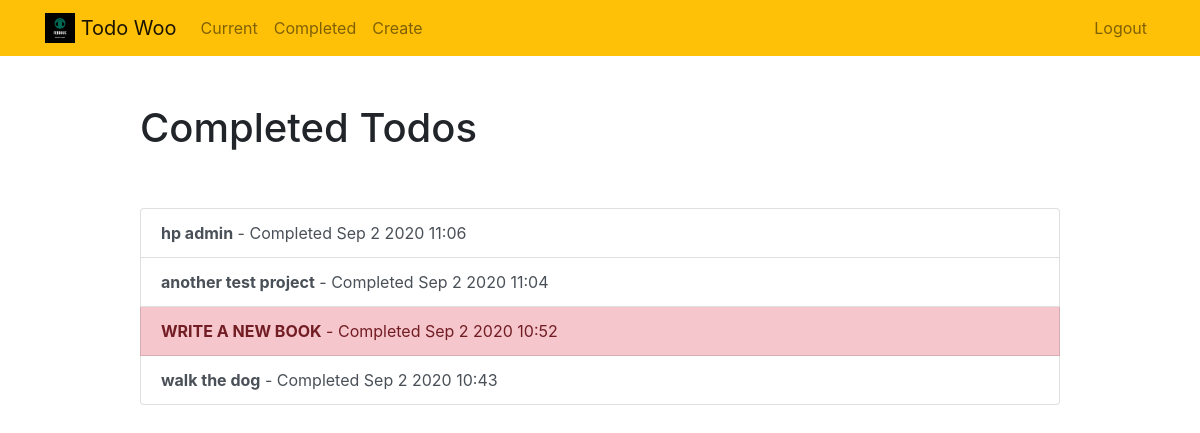
Page /todo/completed/ (signed in) on the earlier database version.
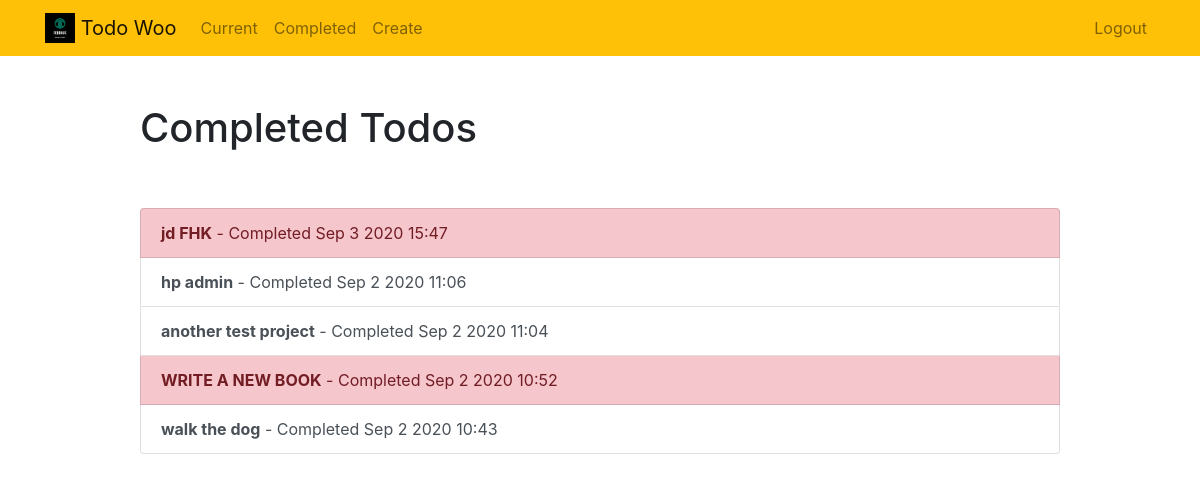
Same page on the later database version.
### todo/models.py (models this page shows, shortened)
class Todo(models.Model):
    title=models.CharField(max_length=150)
    memo=models.TextField(blank=True)
    important=models.BooleanField(default=False)
    created = models.DateTimeField(auto_now_add=True)
    datecompleted=models.DateTimeField(null=True,blank=True)
    user=models.ForeignKey(User,on_delete=models.CASCADE)

### todo/views.py (the view)
# urls.py: path('completed/', views.completedtodos, name='completedtodos')
@login_required
def completedtodos(request):
    todos= Todo.objects.filter(user=request.user,datecompleted__isnull=False).order_by('-datecompleted')
    return render(request,'todo/completed.html',{'todos':todos})

### todo/templates/todo/completed.html
{% extends "todo/base.html" %}
{% block content %}
    <div class="row justify-content-center mt-5">
        <div class="col-md-10">
            <h1>Completed Todos</h1>
        </div>
    </div>
    <div class="row justify-content-center mt-5">
        <div class="col-md-10">
            <div class="list-group">
                {% for todo in todos %}
                    <a href="{% url 'viewtodo' todo.id %}" class="list-group-item list-group-item-action{% if todo.important %} list-group-item-danger{% endif %}"><b>{{ todo.title }}</b> - Completed {{ todo.datecompleted|date:'M j Y H:i' }}</a>
                {% endfor %}
            </div>
        </div>
    </div>
{% endblock %}

Differences in the rows shown:
added Todo: title "jd FHK", datecompleted "Sep 3 2020 15:47", important True (drawn)
